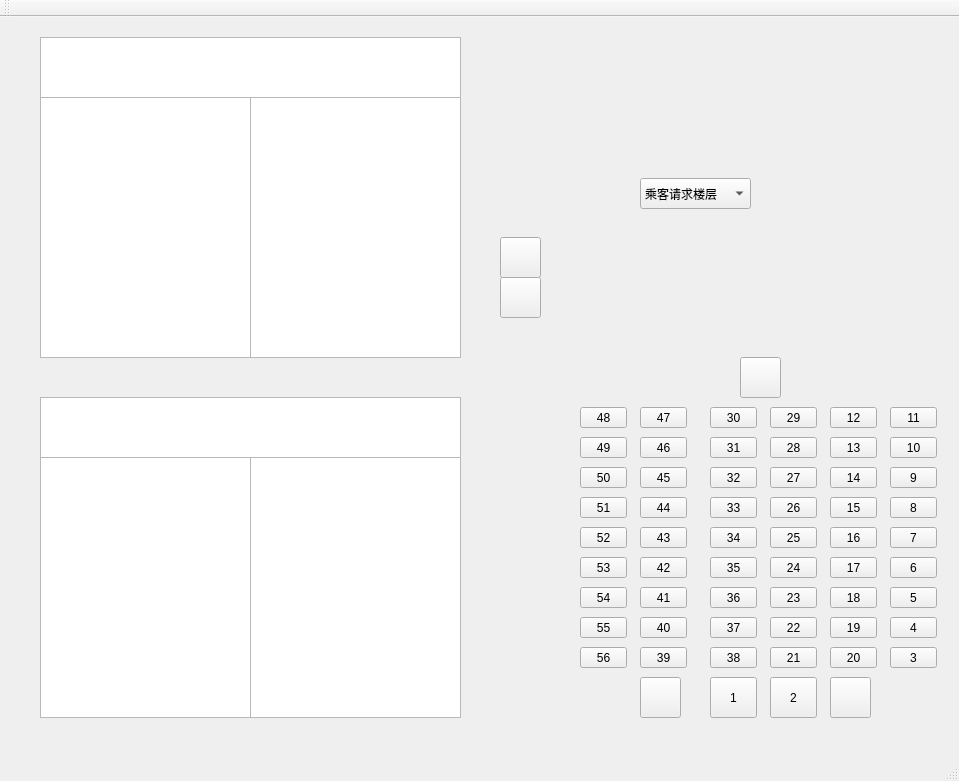
<?xml version="1.0" encoding="UTF-8"?>
<ui version="4.0">
 <class>elevator</class>
 <widget class="QMainWindow" name="elevator">
  <property name="geometry">
   <rect>
    <x>0</x>
    <y>0</y>
    <width>959</width>
    <height>781</height>
   </rect>
  </property>
  <property name="windowTitle">
   <string>elevator</string>
  </property>
  <widget class="QWidget" name="centralWidget">
   <widget class="QToolButton" name="up1">
    <property name="geometry">
     <rect>
      <x>500</x>
      <y>220</y>
      <width>41</width>
      <height>41</height>
     </rect>
    </property>
    <property name="styleSheet">
     <string notr="true">border-image:url(:/img/up.png)</string>
    </property>
    <property name="text">
     <string/>
    </property>
   </widget>
   <widget class="QToolButton" name="down1">
    <property name="geometry">
     <rect>
      <x>500</x>
      <y>260</y>
      <width>41</width>
      <height>41</height>
     </rect>
    </property>
    <property name="font">
     <font>
      <italic>false</italic>
     </font>
    </property>
    <property name="styleSheet">
     <string notr="true">border-image:url(:/img/down.png)</string>
    </property>
    <property name="text">
     <string/>
    </property>
   </widget>
   <widget class="QTextEdit" name="moveAndFloor">
    <property name="geometry">
     <rect>
      <x>40</x>
      <y>20</y>
      <width>421</width>
      <height>61</height>
     </rect>
    </property>
    <property name="styleSheet">
     <string notr="true">background-image: url(:/img/display.png);</string>
    </property>
    <property name="html">
     <string>&lt;!DOCTYPE HTML PUBLIC &quot;-//W3C//DTD HTML 4.0//EN&quot; &quot;http://www.w3.org/TR/REC-html40/strict.dtd&quot;&gt;
&lt;html&gt;&lt;head&gt;&lt;meta name=&quot;qrichtext&quot; content=&quot;1&quot; /&gt;&lt;style type=&quot;text/css&quot;&gt;
p, li { white-space: pre-wrap; }
&lt;/style&gt;&lt;/head&gt;&lt;body style=&quot; font-family:'SimSun'; font-size:9pt; font-weight:400; font-style:normal;&quot;&gt;
&lt;p style=&quot;-qt-paragraph-type:empty; margin-top:0px; margin-bottom:0px; margin-left:0px; margin-right:0px; -qt-block-indent:0; text-indent:0px;&quot;&gt;&lt;br /&gt;&lt;/p&gt;&lt;/body&gt;&lt;/html&gt;</string>
    </property>
   </widget>
   <widget class="QListWidget" name="leftdoor">
    <property name="geometry">
     <rect>
      <x>40</x>
      <y>80</y>
      <width>211</width>
      <height>261</height>
     </rect>
    </property>
    <property name="styleSheet">
     <string notr="true">border-image:url(:/img/door1.png)</string>
    </property>
   </widget>
   <widget class="QListView" name="rightdoor">
    <property name="geometry">
     <rect>
      <x>250</x>
      <y>80</y>
      <width>211</width>
      <height>261</height>
     </rect>
    </property>
    <property name="styleSheet">
     <string notr="true">border-image: url(:/img/door2.png);</string>
    </property>
   </widget>
   <widget class="QListWidget" name="leftdoor1">
    <property name="geometry">
     <rect>
      <x>40</x>
      <y>440</y>
      <width>211</width>
      <height>261</height>
     </rect>
    </property>
    <property name="styleSheet">
     <string notr="true">border-image: url(:/img/door1.png);</string>
    </property>
   </widget>
   <widget class="QListView" name="rightdoor1">
    <property name="geometry">
     <rect>
      <x>250</x>
      <y>440</y>
      <width>211</width>
      <height>261</height>
     </rect>
    </property>
    <property name="styleSheet">
     <string notr="true">border-image: url(:/img/door2.png);</string>
    </property>
   </widget>
   <widget class="QTextEdit" name="moveAndFloor1">
    <property name="geometry">
     <rect>
      <x>40</x>
      <y>380</y>
      <width>421</width>
      <height>61</height>
     </rect>
    </property>
    <property name="styleSheet">
     <string notr="true">background-image: url(:/img/display.png);</string>
    </property>
    <property name="html">
     <string>&lt;!DOCTYPE HTML PUBLIC &quot;-//W3C//DTD HTML 4.0//EN&quot; &quot;http://www.w3.org/TR/REC-html40/strict.dtd&quot;&gt;
&lt;html&gt;&lt;head&gt;&lt;meta name=&quot;qrichtext&quot; content=&quot;1&quot; /&gt;&lt;style type=&quot;text/css&quot;&gt;
p, li { white-space: pre-wrap; }
&lt;/style&gt;&lt;/head&gt;&lt;body style=&quot; font-family:'SimSun'; font-size:9pt; font-weight:400; font-style:normal;&quot;&gt;
&lt;p style=&quot;-qt-paragraph-type:empty; margin-top:0px; margin-bottom:0px; margin-left:0px; margin-right:0px; -qt-block-indent:0; text-indent:0px;&quot;&gt;&lt;br /&gt;&lt;/p&gt;&lt;/body&gt;&lt;/html&gt;</string>
    </property>
   </widget>
   <widget class="QToolButton" name="btn52">
    <property name="geometry">
     <rect>
      <x>580</x>
      <y>510</y>
      <width>47</width>
      <height>21</height>
     </rect>
    </property>
    <property name="text">
     <string>52</string>
    </property>
   </widget>
   <widget class="QToolButton" name="btn43">
    <property name="geometry">
     <rect>
      <x>640</x>
      <y>510</y>
      <width>47</width>
      <height>21</height>
     </rect>
    </property>
    <property name="text">
     <string>43</string>
    </property>
   </widget>
   <widget class="QToolButton" name="btn50">
    <property name="geometry">
     <rect>
      <x>580</x>
      <y>450</y>
      <width>47</width>
      <height>21</height>
     </rect>
    </property>
    <property name="text">
     <string>50</string>
    </property>
   </widget>
   <widget class="QToolButton" name="btn45">
    <property name="geometry">
     <rect>
      <x>640</x>
      <y>450</y>
      <width>47</width>
      <height>21</height>
     </rect>
    </property>
    <property name="text">
     <string>45</string>
    </property>
   </widget>
   <widget class="QToolButton" name="btn46">
    <property name="geometry">
     <rect>
      <x>640</x>
      <y>420</y>
      <width>47</width>
      <height>21</height>
     </rect>
    </property>
    <property name="text">
     <string>46</string>
    </property>
   </widget>
   <widget class="QToolButton" name="btn44">
    <property name="geometry">
     <rect>
      <x>640</x>
      <y>480</y>
      <width>47</width>
      <height>21</height>
     </rect>
    </property>
    <property name="text">
     <string>44</string>
    </property>
   </widget>
   <widget class="QToolButton" name="btn51">
    <property name="geometry">
     <rect>
      <x>580</x>
      <y>480</y>
      <width>47</width>
      <height>21</height>
     </rect>
    </property>
    <property name="text">
     <string>51</string>
    </property>
   </widget>
   <widget class="QToolButton" name="btn48">
    <property name="geometry">
     <rect>
      <x>580</x>
      <y>390</y>
      <width>47</width>
      <height>21</height>
     </rect>
    </property>
    <property name="text">
     <string>48</string>
    </property>
   </widget>
   <widget class="QToolButton" name="btn47">
    <property name="geometry">
     <rect>
      <x>640</x>
      <y>390</y>
      <width>47</width>
      <height>21</height>
     </rect>
    </property>
    <property name="text">
     <string>47</string>
    </property>
   </widget>
   <widget class="QToolButton" name="btn49">
    <property name="geometry">
     <rect>
      <x>580</x>
      <y>420</y>
      <width>47</width>
      <height>21</height>
     </rect>
    </property>
    <property name="text">
     <string>49</string>
    </property>
   </widget>
   <widget class="QToolButton" name="btn24">
    <property name="geometry">
     <rect>
      <x>770</x>
      <y>540</y>
      <width>47</width>
      <height>21</height>
     </rect>
    </property>
    <property name="text">
     <string>24</string>
    </property>
   </widget>
   <widget class="QToolButton" name="btn33">
    <property name="geometry">
     <rect>
      <x>710</x>
      <y>480</y>
      <width>47</width>
      <height>21</height>
     </rect>
    </property>
    <property name="text">
     <string>33</string>
    </property>
   </widget>
   <widget class="QToolButton" name="btn17">
    <property name="geometry">
     <rect>
      <x>830</x>
      <y>540</y>
      <width>47</width>
      <height>21</height>
     </rect>
    </property>
    <property name="text">
     <string>17</string>
    </property>
   </widget>
   <widget class="QToolButton" name="btn53">
    <property name="geometry">
     <rect>
      <x>580</x>
      <y>540</y>
      <width>47</width>
      <height>21</height>
     </rect>
    </property>
    <property name="text">
     <string>53</string>
    </property>
   </widget>
   <widget class="QToolButton" name="btn42">
    <property name="geometry">
     <rect>
      <x>640</x>
      <y>540</y>
      <width>47</width>
      <height>21</height>
     </rect>
    </property>
    <property name="text">
     <string>42</string>
    </property>
   </widget>
   <widget class="QToolButton" name="btn30">
    <property name="geometry">
     <rect>
      <x>710</x>
      <y>390</y>
      <width>47</width>
      <height>21</height>
     </rect>
    </property>
    <property name="text">
     <string>30</string>
    </property>
   </widget>
   <widget class="QToolButton" name="btn31">
    <property name="geometry">
     <rect>
      <x>710</x>
      <y>420</y>
      <width>47</width>
      <height>21</height>
     </rect>
    </property>
    <property name="text">
     <string>31</string>
    </property>
   </widget>
   <widget class="QToolButton" name="btn29">
    <property name="geometry">
     <rect>
      <x>770</x>
      <y>390</y>
      <width>47</width>
      <height>21</height>
     </rect>
    </property>
    <property name="text">
     <string>29</string>
    </property>
   </widget>
   <widget class="QToolButton" name="btn28">
    <property name="geometry">
     <rect>
      <x>770</x>
      <y>420</y>
      <width>47</width>
      <height>21</height>
     </rect>
    </property>
    <property name="text">
     <string>28</string>
    </property>
   </widget>
   <widget class="QToolButton" name="btn27">
    <property name="geometry">
     <rect>
      <x>770</x>
      <y>450</y>
      <width>47</width>
      <height>21</height>
     </rect>
    </property>
    <property name="text">
     <string>27</string>
    </property>
   </widget>
   <widget class="QToolButton" name="btn32">
    <property name="geometry">
     <rect>
      <x>710</x>
      <y>450</y>
      <width>47</width>
      <height>21</height>
     </rect>
    </property>
    <property name="text">
     <string>32</string>
    </property>
   </widget>
   <widget class="QToolButton" name="btn26">
    <property name="geometry">
     <rect>
      <x>770</x>
      <y>480</y>
      <width>47</width>
      <height>21</height>
     </rect>
    </property>
    <property name="text">
     <string>26</string>
    </property>
   </widget>
   <widget class="QToolButton" name="btn15">
    <property name="geometry">
     <rect>
      <x>830</x>
      <y>480</y>
      <width>47</width>
      <height>21</height>
     </rect>
    </property>
    <property name="text">
     <string>15</string>
    </property>
   </widget>
   <widget class="QToolButton" name="btn9">
    <property name="geometry">
     <rect>
      <x>890</x>
      <y>450</y>
      <width>47</width>
      <height>21</height>
     </rect>
    </property>
    <property name="text">
     <string>9</string>
    </property>
   </widget>
   <widget class="QToolButton" name="btn25">
    <property name="geometry">
     <rect>
      <x>770</x>
      <y>510</y>
      <width>47</width>
      <height>21</height>
     </rect>
    </property>
    <property name="text">
     <string>25</string>
    </property>
   </widget>
   <widget class="QToolButton" name="btn34">
    <property name="geometry">
     <rect>
      <x>710</x>
      <y>510</y>
      <width>47</width>
      <height>21</height>
     </rect>
    </property>
    <property name="text">
     <string>34</string>
    </property>
   </widget>
   <widget class="QToolButton" name="btn35">
    <property name="geometry">
     <rect>
      <x>710</x>
      <y>540</y>
      <width>47</width>
      <height>21</height>
     </rect>
    </property>
    <property name="text">
     <string>35</string>
    </property>
   </widget>
   <widget class="QToolButton" name="btn12">
    <property name="geometry">
     <rect>
      <x>830</x>
      <y>390</y>
      <width>47</width>
      <height>21</height>
     </rect>
    </property>
    <property name="text">
     <string>12</string>
    </property>
   </widget>
   <widget class="QToolButton" name="btn16">
    <property name="geometry">
     <rect>
      <x>830</x>
      <y>510</y>
      <width>47</width>
      <height>21</height>
     </rect>
    </property>
    <property name="text">
     <string>16</string>
    </property>
   </widget>
   <widget class="QToolButton" name="btn13">
    <property name="geometry">
     <rect>
      <x>830</x>
      <y>420</y>
      <width>47</width>
      <height>21</height>
     </rect>
    </property>
    <property name="text">
     <string>13</string>
    </property>
   </widget>
   <widget class="QToolButton" name="btn10">
    <property name="geometry">
     <rect>
      <x>890</x>
      <y>420</y>
      <width>47</width>
      <height>21</height>
     </rect>
    </property>
    <property name="text">
     <string>10</string>
    </property>
   </widget>
   <widget class="QToolButton" name="btn8">
    <property name="geometry">
     <rect>
      <x>890</x>
      <y>480</y>
      <width>47</width>
      <height>21</height>
     </rect>
    </property>
    <property name="text">
     <string>8</string>
    </property>
   </widget>
   <widget class="QToolButton" name="btn11">
    <property name="geometry">
     <rect>
      <x>890</x>
      <y>390</y>
      <width>47</width>
      <height>21</height>
     </rect>
    </property>
    <property name="text">
     <string>11</string>
    </property>
   </widget>
   <widget class="QToolButton" name="btn14">
    <property name="geometry">
     <rect>
      <x>830</x>
      <y>450</y>
      <width>47</width>
      <height>21</height>
     </rect>
    </property>
    <property name="text">
     <string>14</string>
    </property>
   </widget>
   <widget class="QToolButton" name="btn7">
    <property name="geometry">
     <rect>
      <x>890</x>
      <y>510</y>
      <width>47</width>
      <height>21</height>
     </rect>
    </property>
    <property name="text">
     <string>7</string>
    </property>
   </widget>
   <widget class="QToolButton" name="btn6">
    <property name="geometry">
     <rect>
      <x>890</x>
      <y>540</y>
      <width>47</width>
      <height>21</height>
     </rect>
    </property>
    <property name="text">
     <string>6</string>
    </property>
   </widget>
   <widget class="QToolButton" name="btn54">
    <property name="geometry">
     <rect>
      <x>580</x>
      <y>570</y>
      <width>47</width>
      <height>21</height>
     </rect>
    </property>
    <property name="text">
     <string>54</string>
    </property>
   </widget>
   <widget class="QToolButton" name="btn5">
    <property name="geometry">
     <rect>
      <x>890</x>
      <y>570</y>
      <width>47</width>
      <height>21</height>
     </rect>
    </property>
    <property name="text">
     <string>5</string>
    </property>
   </widget>
   <widget class="QToolButton" name="btn18">
    <property name="geometry">
     <rect>
      <x>830</x>
      <y>570</y>
      <width>47</width>
      <height>21</height>
     </rect>
    </property>
    <property name="text">
     <string>18</string>
    </property>
   </widget>
   <widget class="QToolButton" name="btn36">
    <property name="geometry">
     <rect>
      <x>710</x>
      <y>570</y>
      <width>47</width>
      <height>21</height>
     </rect>
    </property>
    <property name="text">
     <string>36</string>
    </property>
   </widget>
   <widget class="QToolButton" name="btn23">
    <property name="geometry">
     <rect>
      <x>770</x>
      <y>570</y>
      <width>47</width>
      <height>21</height>
     </rect>
    </property>
    <property name="text">
     <string>23</string>
    </property>
   </widget>
   <widget class="QToolButton" name="btn41">
    <property name="geometry">
     <rect>
      <x>640</x>
      <y>570</y>
      <width>47</width>
      <height>21</height>
     </rect>
    </property>
    <property name="text">
     <string>41</string>
    </property>
   </widget>
   <widget class="QToolButton" name="btn55">
    <property name="geometry">
     <rect>
      <x>580</x>
      <y>600</y>
      <width>47</width>
      <height>21</height>
     </rect>
    </property>
    <property name="text">
     <string>55</string>
    </property>
   </widget>
   <widget class="QToolButton" name="btn40">
    <property name="geometry">
     <rect>
      <x>640</x>
      <y>600</y>
      <width>47</width>
      <height>21</height>
     </rect>
    </property>
    <property name="text">
     <string>40</string>
    </property>
   </widget>
   <widget class="QToolButton" name="btn37">
    <property name="geometry">
     <rect>
      <x>710</x>
      <y>600</y>
      <width>47</width>
      <height>21</height>
     </rect>
    </property>
    <property name="text">
     <string>37</string>
    </property>
   </widget>
   <widget class="QToolButton" name="btn22">
    <property name="geometry">
     <rect>
      <x>770</x>
      <y>600</y>
      <width>47</width>
      <height>21</height>
     </rect>
    </property>
    <property name="text">
     <string>22</string>
    </property>
   </widget>
   <widget class="QToolButton" name="btn19">
    <property name="geometry">
     <rect>
      <x>830</x>
      <y>600</y>
      <width>47</width>
      <height>21</height>
     </rect>
    </property>
    <property name="text">
     <string>19</string>
    </property>
   </widget>
   <widget class="QToolButton" name="closedoor">
    <property name="geometry">
     <rect>
      <x>830</x>
      <y>660</y>
      <width>41</width>
      <height>41</height>
     </rect>
    </property>
    <property name="styleSheet">
     <string notr="true">border-image: url(:/img/closedoor.png);</string>
    </property>
    <property name="text">
     <string/>
    </property>
   </widget>
   <widget class="QToolButton" name="btn2">
    <property name="geometry">
     <rect>
      <x>770</x>
      <y>660</y>
      <width>47</width>
      <height>41</height>
     </rect>
    </property>
    <property name="text">
     <string>2</string>
    </property>
   </widget>
   <widget class="QToolButton" name="btn1">
    <property name="geometry">
     <rect>
      <x>710</x>
      <y>660</y>
      <width>47</width>
      <height>41</height>
     </rect>
    </property>
    <property name="text">
     <string>1</string>
    </property>
   </widget>
   <widget class="QToolButton" name="opendoor">
    <property name="geometry">
     <rect>
      <x>640</x>
      <y>660</y>
      <width>41</width>
      <height>41</height>
     </rect>
    </property>
    <property name="styleSheet">
     <string notr="true">border-image:url(:/img/opendoor.png)</string>
    </property>
    <property name="text">
     <string/>
    </property>
   </widget>
   <widget class="QToolButton" name="btn3">
    <property name="geometry">
     <rect>
      <x>890</x>
      <y>630</y>
      <width>47</width>
      <height>21</height>
     </rect>
    </property>
    <property name="text">
     <string>3</string>
    </property>
   </widget>
   <widget class="QToolButton" name="btn20">
    <property name="geometry">
     <rect>
      <x>830</x>
      <y>630</y>
      <width>47</width>
      <height>21</height>
     </rect>
    </property>
    <property name="text">
     <string>20</string>
    </property>
   </widget>
   <widget class="QToolButton" name="btn21">
    <property name="geometry">
     <rect>
      <x>770</x>
      <y>630</y>
      <width>47</width>
      <height>21</height>
     </rect>
    </property>
    <property name="text">
     <string>21</string>
    </property>
   </widget>
   <widget class="QToolButton" name="btn38">
    <property name="geometry">
     <rect>
      <x>710</x>
      <y>630</y>
      <width>47</width>
      <height>21</height>
     </rect>
    </property>
    <property name="text">
     <string>38</string>
    </property>
   </widget>
   <widget class="QToolButton" name="btn39">
    <property name="geometry">
     <rect>
      <x>640</x>
      <y>630</y>
      <width>47</width>
      <height>21</height>
     </rect>
    </property>
    <property name="text">
     <string>39</string>
    </property>
   </widget>
   <widget class="QToolButton" name="btn56">
    <property name="geometry">
     <rect>
      <x>580</x>
      <y>630</y>
      <width>47</width>
      <height>21</height>
     </rect>
    </property>
    <property name="text">
     <string>56</string>
    </property>
   </widget>
   <widget class="QToolButton" name="btn4">
    <property name="geometry">
     <rect>
      <x>890</x>
      <y>600</y>
      <width>47</width>
      <height>21</height>
     </rect>
    </property>
    <property name="text">
     <string>4</string>
    </property>
   </widget>
   <widget class="QToolButton" name="trouble">
    <property name="geometry">
     <rect>
      <x>740</x>
      <y>340</y>
      <width>41</width>
      <height>41</height>
     </rect>
    </property>
    <property name="styleSheet">
     <string notr="true">border-image: url(:/img/call.png);</string>
    </property>
    <property name="text">
     <string/>
    </property>
   </widget>
   <widget class="QComboBox" name="comboBox">
    <property name="geometry">
     <rect>
      <x>640</x>
      <y>161</y>
      <width>111</width>
      <height>31</height>
     </rect>
    </property>
    <item>
     <property name="text">
      <string>乘客请求楼层</string>
     </property>
    </item>
    <item>
     <property name="text">
      <string>1</string>
     </property>
    </item>
    <item>
     <property name="text">
      <string>2</string>
     </property>
    </item>
    <item>
     <property name="text">
      <string>3</string>
     </property>
    </item>
    <item>
     <property name="text">
      <string>4</string>
     </property>
    </item>
    <item>
     <property name="text">
      <string>5</string>
     </property>
    </item>
    <item>
     <property name="text">
      <string>6</string>
     </property>
    </item>
    <item>
     <property name="text">
      <string>7</string>
     </property>
    </item>
    <item>
     <property name="text">
      <string>8</string>
     </property>
    </item>
    <item>
     <property name="text">
      <string>9</string>
     </property>
    </item>
    <item>
     <property name="text">
      <string>10</string>
     </property>
    </item>
    <item>
     <property name="text">
      <string>11</string>
     </property>
    </item>
    <item>
     <property name="text">
      <string>12</string>
     </property>
    </item>
    <item>
     <property name="text">
      <string>13</string>
     </property>
    </item>
    <item>
     <property name="text">
      <string>14</string>
     </property>
    </item>
    <item>
     <property name="text">
      <string>15</string>
     </property>
    </item>
    <item>
     <property name="text">
      <string>16</string>
     </property>
    </item>
    <item>
     <property name="text">
      <string>17</string>
     </property>
    </item>
    <item>
     <property name="text">
      <string>18</string>
     </property>
    </item>
    <item>
     <property name="text">
      <string>19</string>
     </property>
    </item>
    <item>
     <property name="text">
      <string>20</string>
     </property>
    </item>
    <item>
     <property name="text">
      <string>21</string>
     </property>
    </item>
    <item>
     <property name="text">
      <string>22</string>
     </property>
    </item>
    <item>
     <property name="text">
      <string>23</string>
     </property>
    </item>
    <item>
     <property name="text">
      <string>24</string>
     </property>
    </item>
    <item>
     <property name="text">
      <string>25</string>
     </property>
    </item>
    <item>
     <property name="text">
      <string>26</string>
     </property>
    </item>
    <item>
     <property name="text">
      <string>27</string>
     </property>
    </item>
    <item>
     <property name="text">
      <string>28</string>
     </property>
    </item>
    <item>
     <property name="text">
      <string>29</string>
     </property>
    </item>
    <item>
     <property name="text">
      <string>30</string>
     </property>
    </item>
    <item>
     <property name="text">
      <string>31</string>
     </property>
    </item>
    <item>
     <property name="text">
      <string>32</string>
     </property>
    </item>
    <item>
     <property name="text">
      <string>33</string>
     </property>
    </item>
    <item>
     <property name="text">
      <string>34</string>
     </property>
    </item>
    <item>
     <property name="text">
      <string>35</string>
     </property>
    </item>
    <item>
     <property name="text">
      <string>36</string>
     </property>
    </item>
    <item>
     <property name="text">
      <string>37</string>
     </property>
    </item>
    <item>
     <property name="text">
      <string>38</string>
     </property>
    </item>
    <item>
     <property name="text">
      <string>39</string>
     </property>
    </item>
    <item>
     <property name="text">
      <string>40</string>
     </property>
    </item>
    <item>
     <property name="text">
      <string>41</string>
     </property>
    </item>
    <item>
     <property name="text">
      <string>42</string>
     </property>
    </item>
    <item>
     <property name="text">
      <string>43</string>
     </property>
    </item>
    <item>
     <property name="text">
      <string>44</string>
     </property>
    </item>
    <item>
     <property name="text">
      <string>45</string>
     </property>
    </item>
    <item>
     <property name="text">
      <string>46</string>
     </property>
    </item>
    <item>
     <property name="text">
      <string>47</string>
     </property>
    </item>
    <item>
     <property name="text">
      <string>48</string>
     </property>
    </item>
    <item>
     <property name="text">
      <string>49</string>
     </property>
    </item>
    <item>
     <property name="text">
      <string>50</string>
     </property>
    </item>
    <item>
     <property name="text">
      <string>51</string>
     </property>
    </item>
    <item>
     <property name="text">
      <string>52</string>
     </property>
    </item>
    <item>
     <property name="text">
      <string>53</string>
     </property>
    </item>
    <item>
     <property name="text">
      <string>54</string>
     </property>
    </item>
    <item>
     <property name="text">
      <string>55</string>
     </property>
    </item>
    <item>
     <property name="text">
      <string>56</string>
     </property>
    </item>
   </widget>
  </widget>
  <widget class="QMenuBar" name="menuBar">
   <property name="geometry">
    <rect>
     <x>0</x>
     <y>0</y>
     <width>959</width>
     <height>26</height>
    </rect>
   </property>
  </widget>
  <widget class="QToolBar" name="mainToolBar">
   <attribute name="toolBarArea">
    <enum>TopToolBarArea</enum>
   </attribute>
   <attribute name="toolBarBreak">
    <bool>false</bool>
   </attribute>
  </widget>
  <widget class="QStatusBar" name="statusBar"/>
 </widget>
 <layoutdefault spacing="6" margin="11"/>
 <resources/>
 <connections/>
</ui>
